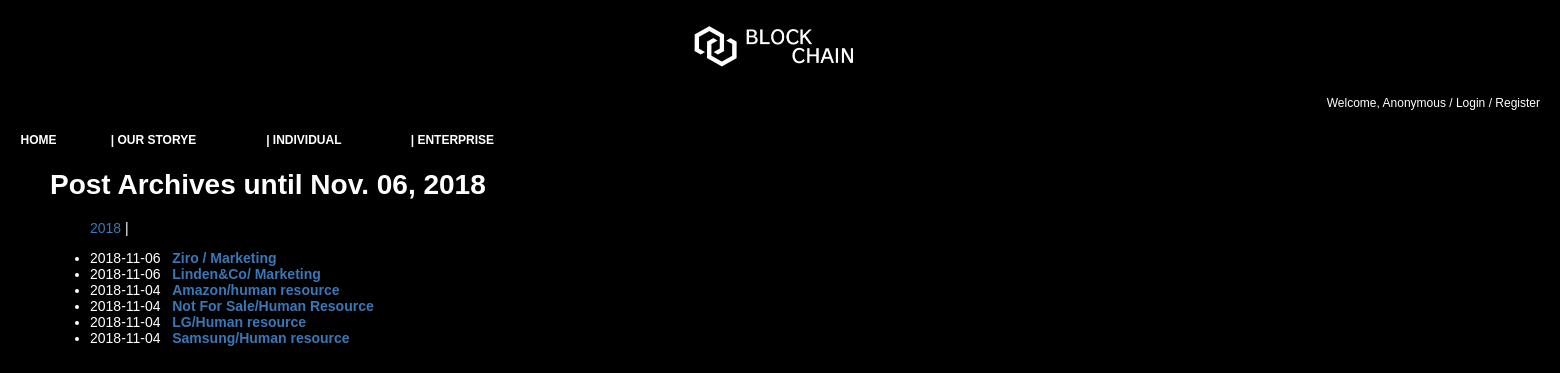
Screenshot of /individual/post/archive/ with the database file from the repository.
### individual/models.py (models this page shows, shortened)
class Post(models.Model):
    title       = models.CharField('TITLE', max_length=50)
    slug        = models.SlugField('SLUG', unique=True, allow_unicode=True, help_text='one word for title alias.')
    description = models.CharField('DESCRIPTION', max_length=100, blank=True, null=True, help_text='Request detail.')
    create_date = models.DateTimeField('Create Date', auto_now_add=True)
    modify_date = models.DateTimeField('Modify Date', auto_now=True)
    content = models.TextField('CONTENT')
    class Meta:
        verbose_name = 'post'
        verbose_name_plural = 'posts'
        db_table = 'my_posts'
        ordering = ('-modify_date',)
    def get_absolute_url(self):
        return reverse('individual:post_detail', args=(self.slug,))

### individual/views.py (the view)
# urls.py: path('post/archive/', PostAV.as_view(), name='post_archive'),
class PostAV(ArchiveIndexView):
    model = Post
    date_field = 'modify_date'

### individual/templates/individual/post_archive.html (shortened to what this page needs)
{% extends "base.html" %}
{% block content %}
<div id="content">
<h1>Post Archives until {% now "N d, Y" %}</h1>
<ul>
    {% for date in date_list %}
        <li style="display: inline;">
            <a href="{% url 'individual:post_year_archive' date|date:'Y'%}">
                {{date|date:"Y"}}</a> |
        </li>
    {% endfor %}
</ul>
<div>
    <ul>
        {% for post in object_list %}
            <li>{{ post.modify_date|date:"Y-m-d" }}&nbsp;&nbsp;
                <a href="{{ post.get_absolute_url }}"><strong>{{ post.title }}</strong></a>
            </li>
        {% endfor %}
    </ul>
</div>
</div>
{% endblock %}

### static/css/base.css (style rules this page uses)
body { font-family: "Lucida Grande", Verdana, Arial, sans-serif; font-size: 14px; background-color: black; color: white; margin:0 auto; }
div#content { position: absolute; top: 150px; left: 50px; color: white!important; right: 50px; }
a:link, a:visited { color: rgb(56, 120, 184); text-decoration: none; }

### rows the page displays
Post: modify_date "2018-11-06", title "Ziro / Marketing"
Post: modify_date "2018-11-06", title "Linden&Co/ Marketing"
Post: modify_date "2018-11-04", title "Amazon/human resource"
Post: modify_date "2018-11-04", title "Not For Sale/Human Resource"
Post: modify_date "2018-11-04", title "LG/Human resource"
Post: modify_date "2018-11-04", title "Samsung/Human resource"

### other values shown
{{ date|date:"Y" }} "2018"
